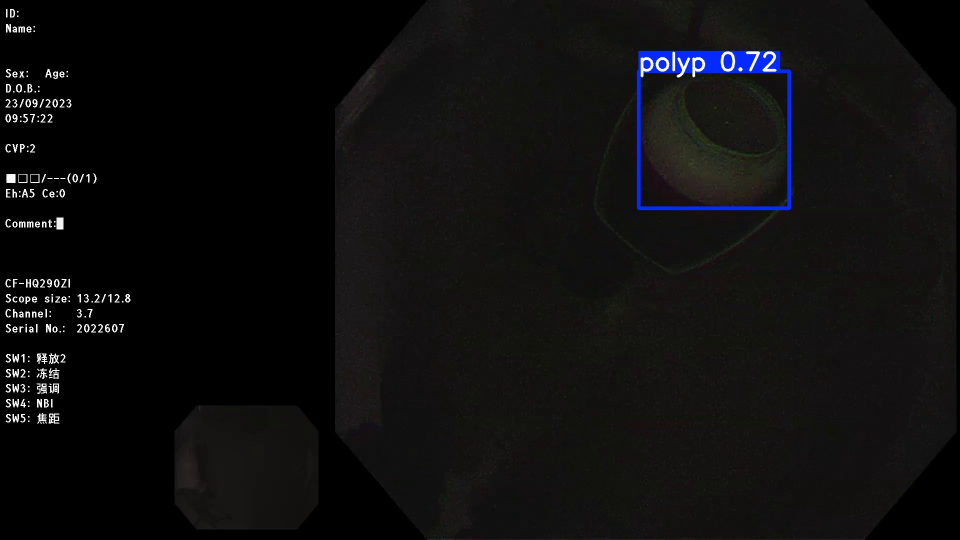
#> input picture frame_000318_detection_result.jpg, 1920 x 1080 px, given as the content of the folder Kvasir-SEG/train/images, which was not available (shown at 1/2 size)
$ python create_coco_seg_from_masks.py
#> lines starting #> are read from the running program, lines starting #| are printed output that depends on the picture; after the words box and inside, x2 and y2 are one past the last pixel; in counts of white or black regions, pixels touching at a corner belong together; pictures that were not available may be replaced by others from this repository, and a replacement may not be noted
#!/usr/bin/env python3
"""
从mask文件创建COCO格式的分割标注文件
用于YOLO分割训练
"""

import cv2
import numpy as np
import json
from pathlib import Path
from tqdm import tqdm
from scipy import ndimage
import argparse


def mask_to_polygon(mask):
    """
    将mask转换为COCO格式的多边形坐标

    Args:
        mask: 二值mask (H, W)

    Returns:
        polygon: [[x1, y1, x2, y2, ...]] 格式的列表
    """
    # 找到轮廓
    contours, _ = cv2.findContours(mask, cv2.RETR_EXTERNAL, cv2.CHAIN_APPROX_SIMPLE)

    if len(contours) == 0:
        return []

    # 选择最大的轮廓
    largest_contour = max(contours, key=cv2.contourArea)

    # 转换为多边形坐标 [x1, y1, x2, y2, ...]
    polygon = largest_contour.reshape(-1, 2).flatten().tolist()

    # COCO格式要求至少3个点（6个坐标）
    if len(polygon) < 6:
        return []

    return [polygon]


def create_coco_seg_dataset(
    data_dir="Kvasir-SEG",
    output_file="Kvasir-SEG/kavsir-seg.json",
    splits=['train', 'val'],
):
    """
    从mask文件创建COCO格式的分割标注

    Args:
        data_dir: 数据集根目录
        output_file: 输出JSON文件路径
        splits: 数据集划分
    """
#> called with data_dir = 'Kvasir-SEG', output_file = 'Kvasir-SEG/kavsir-seg.json'
    data_dir = Path(data_dir)

    # COCO格式结构
    coco_data = {
        "info": {
            "description": "Kvasir-SEG Polyp Segmentation Dataset",
            "version": "1.0",
        },
        "licenses": [],
        "categories": [
            {
                "id": 0,
                "name": "polyp",
                "supercategory": "polyp"
            }
        ],
        "images": [],
        "annotations": []
    }

    image_id = 0
    annotation_id = 0

    # 处理每个split
    for split in splits:
        images_dir = data_dir / split / "images"
        labels_dir = data_dir / split / "labels"
        masks_dir = data_dir / "masks"

        image_files = sorted(list(images_dir.glob("*.jpg")))

        print(f"\n处理 {split} 集，共 {len(image_files)} 张图片...")

        for img_file in tqdm(image_files, desc=f"处理{split}"):
            image_name = img_file.stem

            # 读取图像获取尺寸
            img = cv2.imread(str(img_file))
#> img is the input picture: shape (1080, 1920, 3); mean B, G, R 15.1, 14.7, 14.9
            if img is None:
                continue

            h, w = img.shape[:2]
#> h = 1080; w = 1920

            # 添加图像信息
            coco_data["images"].append({
                "id": image_id,
                "file_name": f"{split}/images/{img_file.name}",
                "width": w,
                "height": h,
            })

            # 读取mask
            mask_file = masks_dir / f"{image_name}.jpg"
            if not mask_file.exists():
                mask_file = masks_dir / f"{image_name}.png"

            if not mask_file.exists():
                image_id += 1
                continue

            mask = cv2.imread(str(mask_file), cv2.IMREAD_GRAYSCALE)
#> mask: shape (1080, 1920); min 0, max 255, mean 14.8
            if mask is None:
                image_id += 1
                continue

            # 调整mask尺寸（如果需要）
            if mask.shape != (h, w):
                mask = cv2.resize(mask, (w, h), interpolation=cv2.INTER_NEAREST)

            # 二值化
            mask_binary = (mask > 128).astype(np.uint8)
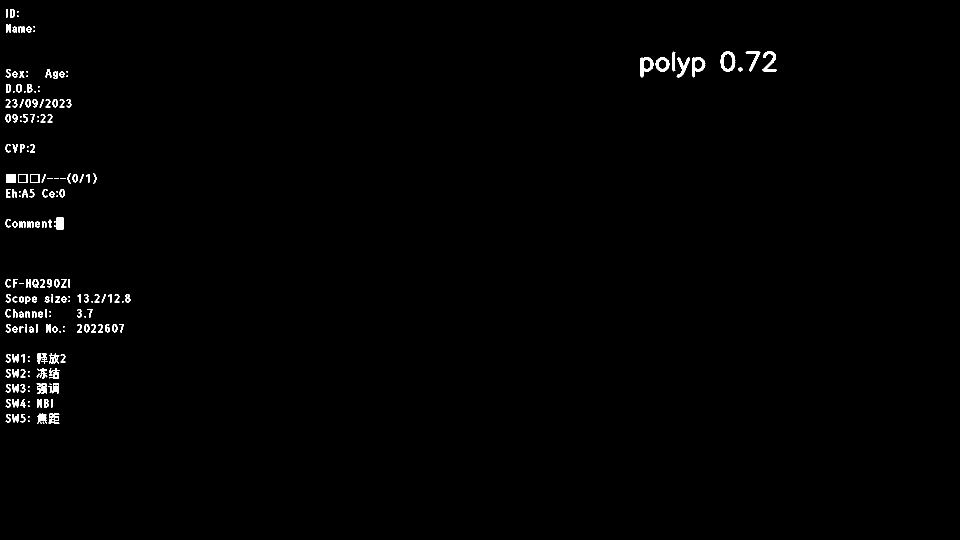
#> mask_binary: shape (1080, 1920) (shown at 1/2 size); values 0 (black) and 1 (white), 0.81% white; 207 white regions (55 under 20 px), largest, box (x1, y1, x2, y2) and area: (1441, 103, 1471, 143) 544, (1281, 114, 1307, 155) 508, (1384, 114, 1411, 155) 480

            # 连通域分析，为每个对象创建标注
            labeled, num_features = ndimage.label(mask_binary)
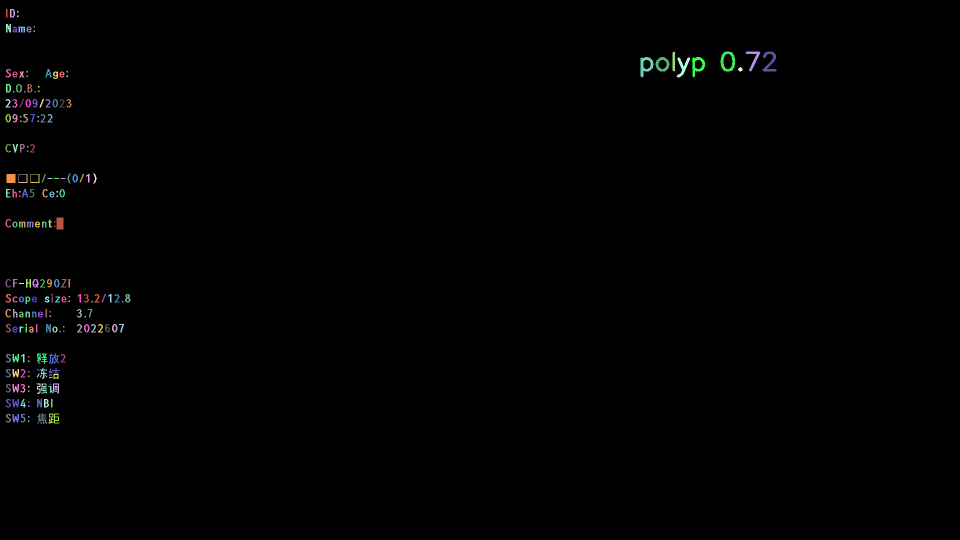
#> labeled: shape (1080, 1920) int32 (shown at 1/2 size); 210 distinct labels, from 0 to 209; one colour per label, 0 black
#> num_features = 209

            # 读取YOLO标注获取bbox（如果有）
            label_file = labels_dir / f"{image_name}.txt"
            bboxes = []
            if label_file.exists():
                with open(label_file, 'r') as f:
                    for line in f:
                        parts = line.strip().split()
                        if len(parts) == 5:
                            class_id, cx, cy, w_norm, h_norm = map(float, parts)
                            # 转换为绝对坐标
                            x = (cx - w_norm / 2) * w
                            y = (cy - h_norm / 2) * h
                            bbox_w = w_norm * w
                            bbox_h = h_norm * h
                            bboxes.append([x, y, bbox_w, bbox_h])

            # 为每个连通域创建标注
            for obj_id in range(1, num_features + 1):
                # 提取单个对象的mask
                obj_mask = (labeled == obj_id).astype(np.uint8) * 255

                # 转换为多边形
                polygon = mask_to_polygon(obj_mask)

                if len(polygon) == 0:
                    continue

                # 计算bbox
                coords = np.array(polygon[0]).reshape(-1, 2)
                x_min = float(coords[:, 0].min())
                y_min = float(coords[:, 1].min())
                x_max = float(coords[:, 0].max())
                y_max = float(coords[:, 1].max())
                bbox = [x_min, y_min, x_max - x_min, y_max - y_min]
                area = float(cv2.contourArea(coords.reshape(-1, 1, 2)))

                # 添加标注
                coco_data["annotations"].append({
                    "id": annotation_id,
                    "image_id": image_id,
                    "category_id": 0,
                    "segmentation": polygon,
                    "area": area,
                    "bbox": bbox,
                    "iscrowd": 0,
                })

                annotation_id += 1
#> this loop made 209 passes
#> (x_min, y_min, x_max, y_max, bbox, area) on passes 2, 5, 7: (20, 18, 29, 34, [20, 18, 9, 16], 133), (12, 48, 21, 64, [12, 48, 9, 16], 95.5), (25, 53, 33, 64, [25, 53, 8, 11], 59)
#> pass 1, in create_coco_seg_dataset, `obj_mask = (labeled == obj_id).astype(np.uint8) * 255`:
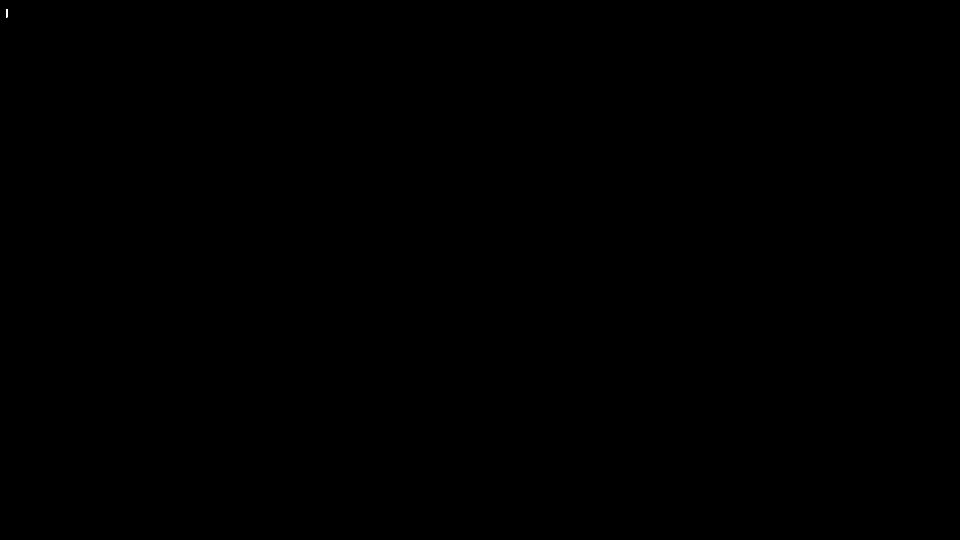
#> obj_mask: shape (1080, 1920) (shown at 1/2 size); 0% white; 1 white region, box (x1, y1, x2, y2) and area: (12, 18, 15, 35) 51
#> after the loop: obj_mask: shape (1080, 1920); 0% white in thin lines or dots, all inside (x1, y1, x2, y2) = (90, 843, 94, 847)
#> after the loop, annotation_id = 209

            image_id += 1

    # 保存JSON文件
    output_path = Path(output_file)
    output_path.parent.mkdir(parents=True, exist_ok=True)

    with open(output_path, 'w') as f:
        json.dump(coco_data, f, indent=2)

    print(f"\n✅ COCO格式标注文件已创建: {output_path}")
    print(f"   图像数量: {len(coco_data['images'])}")
    print(f"   标注数量: {len(coco_data['annotations'])}")

    return output_path


def main():
    parser = argparse.ArgumentParser(description="从mask文件创建COCO格式分割标注")
    parser.add_argument("--data-dir", type=str, default="Kvasir-SEG",
                       help="数据集根目录")
    parser.add_argument("--output-file", type=str, default="Kvasir-SEG/kavsir-seg.json",
                       help="输出JSON文件路径")
    parser.add_argument("--splits", type=str, nargs="+", default=['train', 'val'],
                       help="数据集划分")

    args = parser.parse_args()

    create_coco_seg_dataset(
        data_dir=args.data_dir,
        output_file=args.output_file,
        splits=args.splits,
    )


if __name__ == "__main__":
    main()
